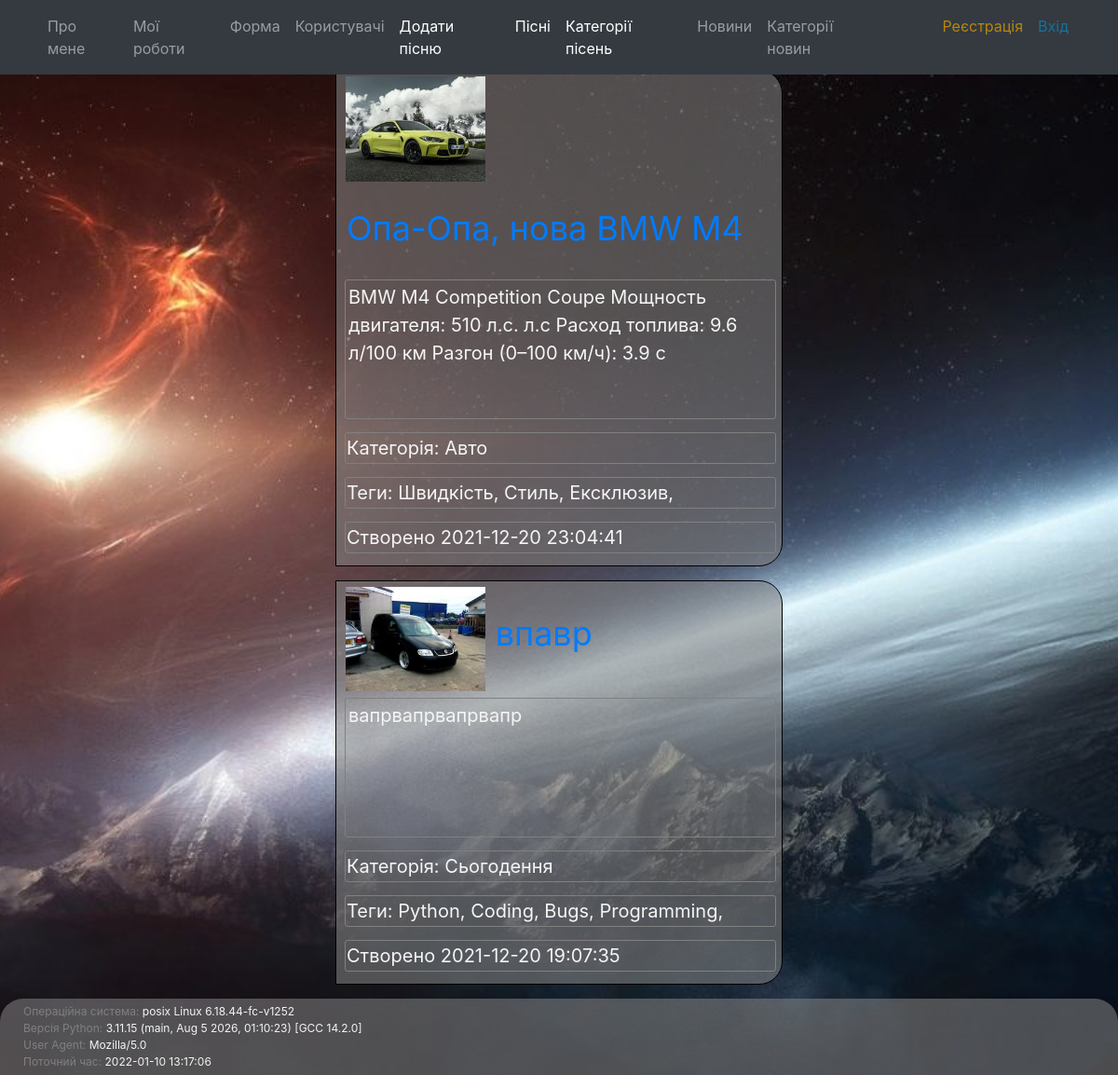
Page /post/ on the committed database.
### app/posts/models.py (models this page shows)
class Post(db.Model):
    id = db.Column(db.Integer, primary_key=True)
    title = db.Column(db.String(50), nullable=False)
    description = db.Column(db.Text, nullable=True)
    image = db.Column(db.String(20), nullable=False, default='default_post.png')
    created = db.Column(db.DateTime, default=db.func.now())
    is_enabled = db.Column(db.Boolean, default=True, nullable=False)
    user_id = db.Column(db.Integer, db.ForeignKey('user.id'), nullable=False)
    category_id = db.Column(db.Integer, db.ForeignKey('category.id'), nullable=False)
    tags = db.relationship("Tag", secondary=post_tags_identifier)
    category = db.relationship("Category", back_populates="posts")

class Category(db.Model):
    id = db.Column(db.Integer, primary_key=True)
    name = db.Column(db.String(50), nullable=False, unique=True)
    posts = db.relationship("Post", back_populates="category")

class Tag(db.Model):
    id = db.Column(db.Integer, primary_key=True)
    name = db.Column(db.String(50), nullable=False, unique=True)

### app/posts/views.py (the view)
@post_blueprint.route('/', methods=['GET', 'POST'])
def index():
    posts = Post.query.order_by(Post.created.desc())
    image = url_for('static', filename='posts_pics/')
    return render_template('index.html', posts=posts, image=image, data=getFooterData())

### app/posts/getFunction.py (called while the page is built)
def getFooterData():
    OS_info = os.name + " " + platform.system() + " " + platform.release()
    current_datetime = datetime.now()
    userAgent = request.headers.get('User-Agent')
    pythonVersion = sys.version
    return [OS_info, pythonVersion, userAgent, current_datetime]

### app/posts/views.py (called while the page is built)
def get_category_name(id):
    return Category.query.get(id).name

### app/posts/templates/index.html (shortened to what this page needs)
{% from "_render_field.html" import render_field %}
{% extends "baseTemplate.html" %}
{%block content %}
    <div class="post-block">
        {% for pos in posts %}
        <div class="user-list-item">
            <div id="div-img-post">
                <img src="/static/posts_pics/{{ pos.image }}" width="150px">
            </div>
            <div id="div-title-post">
                <p><a href="{{ url_for('post.view_detail', pk=pos.id, id="a-href-post-list") }}">{{ pos.title }}</a></p>
            </div>
            <p class="post_description">{{ pos.description }}</p>
            <span class="post_type">
                Категорія: {{ get_category_name(pos.category_id) }}
            </span>
            <div class="post_tags">
                Теги:
                {% for tag in pos.tags %}
                    {{ tag.name }},
                {% endfor %}
            </div>
            <p class="post_tags">Створено {{ pos.created}}</p>
        </div>
        {% endfor %}
    </div>
{% endblock %}

### app/static/css/main.css (style rules this page uses)
body { height: 100%; background: url('../images/fon2.jpg') no-repeat fixed center center; -webkit-background-size: cover; -moz-background-size: cover; -o-background-size: cover; background-size: cover; }
.user-list-item { width: 40%; margin: 15px auto; padding-top: 6px; padding-bottom: 6px; padding-left: 6px; background-color: rgba(128, 128, 128, 0.57); border-radius: 0px 25px 25px 0px; border: 1px solid black; font-size: 20px; color: whitesmoke; }
#div-img-post { margin-left: 4px; display: inline-block; }
#div-title-post { display: inline-block; vertical-align: top; margin-left: 5px; margin-right: 5px; margin-bottom: 5px; margin-top: 23px; font-size: 36px; }
.post_type { width: 98%; display: inline-block; border: 1px solid grey; border-radius: 3px; padding: 1px; margin-left:3px; margin-right: 3px; margin-top: 7px; margin-bottom: 7px; }
.post_tags { width: 98%; display: inline-block; border: 1px solid grey; border-radius: 3px; padding: 1px; margin-left:3px; margin-right: 3px; margin-top: 7px; margin-bottom: 7px; }
.post_description { width: 98%; height: 150px; text-align: left; display: inline-block; border: 1px solid grey; border-radius: 3px; padding: 3px; margin-left:3px; margin-right: 3px; margin-top: 7px; margin-bottom: 7px; }

### rows in the picture
Post: image (picture), title "Опа-Опа, нова BMW M4", description "BMW M4 Competition Coupe Мощность двигателя: 510 л.с. л.с Расход топлива: 9.6 л/100 км Разгон (0–100 км/ч): 3.9 с", created "2021-12-20 23:04:41"
Category: name "Авто"
Tag: name "Швидкість"
Tag: name "Стиль"
Tag: name "Ексклюзив"
Post: image (picture), title "впавр", description "вапрвапрвапрвапр", created "2021-12-20 19:07:35"
Category: name "Сьогодення"
Tag: name "Python"
Tag: name "Coding"
Tag: name "Bugs"
Tag: name "Programming"

### other values in the picture
{{ data[0] }} "posix Linux 6.18.44-fc-v1252"
{{ data[1] }} "3.11.15 (main, Aug 5 2026, 01:10:23) [GCC 14.2.0]"
{{ data[2] }} "Mozilla/5.0"
{{ data[3] }} "2022-01-10 13:17:06"
